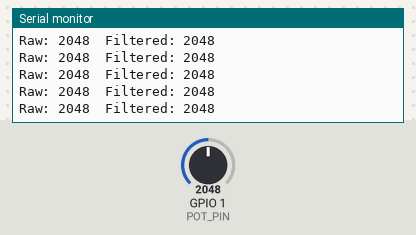
Bench run of a sketch on a simulated ESP32. Parts: the last lines printed to the serial monitor. Inputs (shaded band) come from the test bench; at power-on: GPIO 1 (POT_PIN) = 2048 (analog values on the 0–4095 scale).

Above: at 1.2 s.
1.3 s: GPIO 1 (POT_PIN) set to 2866
At 2.4 s:
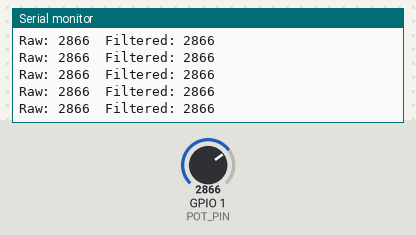
2.8 s: GPIO 1 (POT_PIN) set to 3603
At 3.8 s:
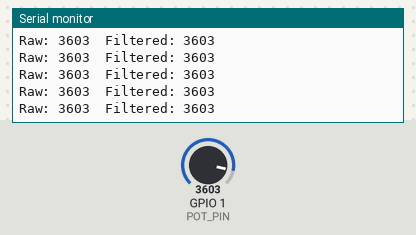
Timing chart, 0 to 5.8 s (numbered marks = the images above; inputs shaded):
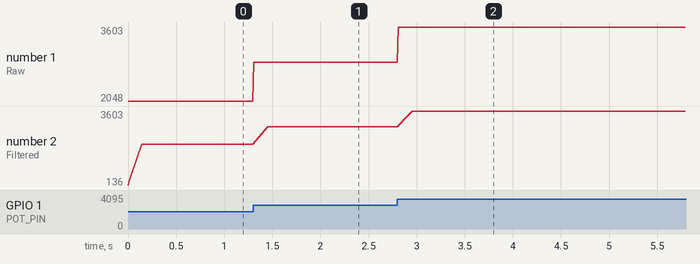

The sketch:

ESP32_ADC_Calibration.ino
```cpp
#define POT_PIN 1
#define FILTER_LEN 15

uint32_t potBuffer[FILTER_LEN] = {0};
int bufferIndex = 0;
int rawValue = 0;
int filteredValue = 0;

void setup() {
  Serial.begin(115200);
  analogReadResolution(12);
  analogSetPinAttenuation(POT_PIN, ADC_11db); //تضعیف ولتاژ برای اینکه بتوانیم تا 3.3 ولت هم بهش بدیم ولی تبدیل به زیر یک ولت بشه
}

void loop() {
  rawValue = analogRead(POT_PIN);
  filteredValue = calculateMovingAverage(rawValue);
  Serial.print("Raw: ");
  Serial.print(rawValue);
  Serial.print("\t");
  Serial.print("Filtered: ");
  Serial.println(filteredValue);
  delay(10);
}
uint32_t calculateMovingAverage(int newRaw) {
  unsigned long sum = 0;
  potBuffer[bufferIndex] = newRaw;
  bufferIndex++;
  if (bufferIndex >= FILTER_LEN) {
    bufferIndex = 0;
  }
  for (int i = 0; i < FILTER_LEN; i++) {
    sum += potBuffer[i];
  }
  return (sum / FILTER_LEN);
}
```

Measured:
- after the input at 1.3 s, the serial monitor: prints a new line at once (image 1)
- after the input at 2.8 s, the serial monitor: prints a new line at once (image 2)
- plotted number 1: 2048 → 2866 after the input at 1.3 s, 2866 → 3603 after the input at 2.8 s
- plotted number 2: 2048 → 2866 after the input at 1.3 s, 2866 → 3603 after the input at 2.8 s
